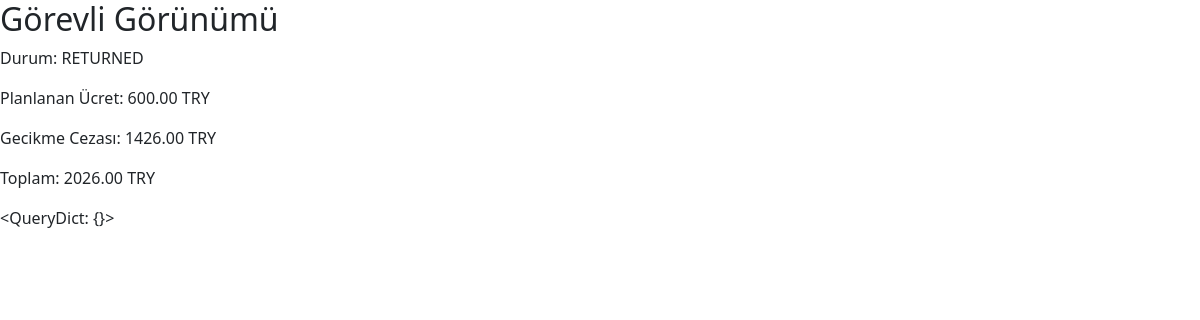
Screenshot of /staff/booking/1/ (signed in) with the database file from the repository.
### apps/core/models.py (models this page shows, shortened)
class Booking(models.Model):
    class Status(models.TextChoices):
        PENDING = "PENDING", "Pending"
        CONFIRMED = "CONFIRMED", "Confirmed"
        ACTIVE = "ACTIVE", "Active"
        RETURNED = "RETURNED", "Returned"
        CANCELED = "CANCELED", "Canceled"
    user = models.ForeignKey(settings.AUTH_USER_MODEL, on_delete=models.PROTECT, related_name="bookings")
    station = models.ForeignKey(Station, on_delete=models.PROTECT, related_name="bookings")
    bike = models.ForeignKey(Bike, on_delete=models.PROTECT, related_name="bookings", null=True, blank=True)
    pricing = models.ForeignKey(PricingPlan, on_delete=models.PROTECT)
    start_at = models.DateTimeField()
    end_at = models.DateTimeField()
    actual_return_at_user = models.DateTimeField(null=True, blank=True)
    actual_return_at = models.DateTimeField(null=True, blank=True)
    status = models.CharField(max_length=20, choices=Status.choices, default=Status.PENDING)
    planned_price = models.DecimalField(max_digits=10, decimal_places=2, default=0)
    penalty_amount = models.DecimalField(max_digits=10, decimal_places=2, default=0)
    total_price = models.DecimalField(max_digits=10, decimal_places=2, default=0)
    created_at = models.DateTimeField(auto_now_add=True)

class PricingPlan(models.Model):
    name = models.CharField(max_length=80, default="Default")
    currency = models.CharField(max_length=8, default="TRY")
    base_rate_per_min = models.DecimalField(max_digits=8, decimal_places=2)       # planlanan süre
    overtime_rate_per_min = models.DecimalField(max_digits=8, decimal_places=2)   # gecikme

### apps/core/views.py (the view)
# urls.py: path("staff/booking/<int:booking_id>/", views.staff_booking_view, name="staff_booking_view"),
@user_passes_test(is_staff)
def staff_booking_view(request, booking_id):
    booking = get_object_or_404(Booking, id=booking_id)
    return render(request, "core/staff_booking_view.html", {"booking": booking})

### apps/core/views.py (called while the page is built)
def is_staff(user):
    return user.is_staff

### apps/core/templates/core/staff_booking_view.html (shortened to what this page needs)
<h2>Görevli Görünümü</h2>
<p>Durum: {{ booking.status }}</p>
<p>Planlanan Ücret: {{ booking.planned_price }} {{ booking.pricing.currency }}</p>
<p>Gecikme Cezası: {{ booking.penalty_amount }} {{ booking.pricing.currency }}</p>
<p>Toplam: {{ booking.total_price }} {{ booking.pricing.currency }}</p>
<p>{{ request.GET }}</p>
<div aria-live="polite" aria-atomic="true"
     class="position-fixed top-0 end-0 p-3"
     style="z-index: 1060;">
</div>
<link href="https://cdn.jsdelivr.net/npm/bootstrap@5.3.3/dist/css/bootstrap.min.css" rel="stylesheet">

### rows the page displays
Booking: status "RETURNED", planned_price "600.00", pricing.currency "TRY", penalty_amount "1426.00", total_price "2026.00"

### other values shown
{{ request.GET }} "<QueryDict: {}>"
